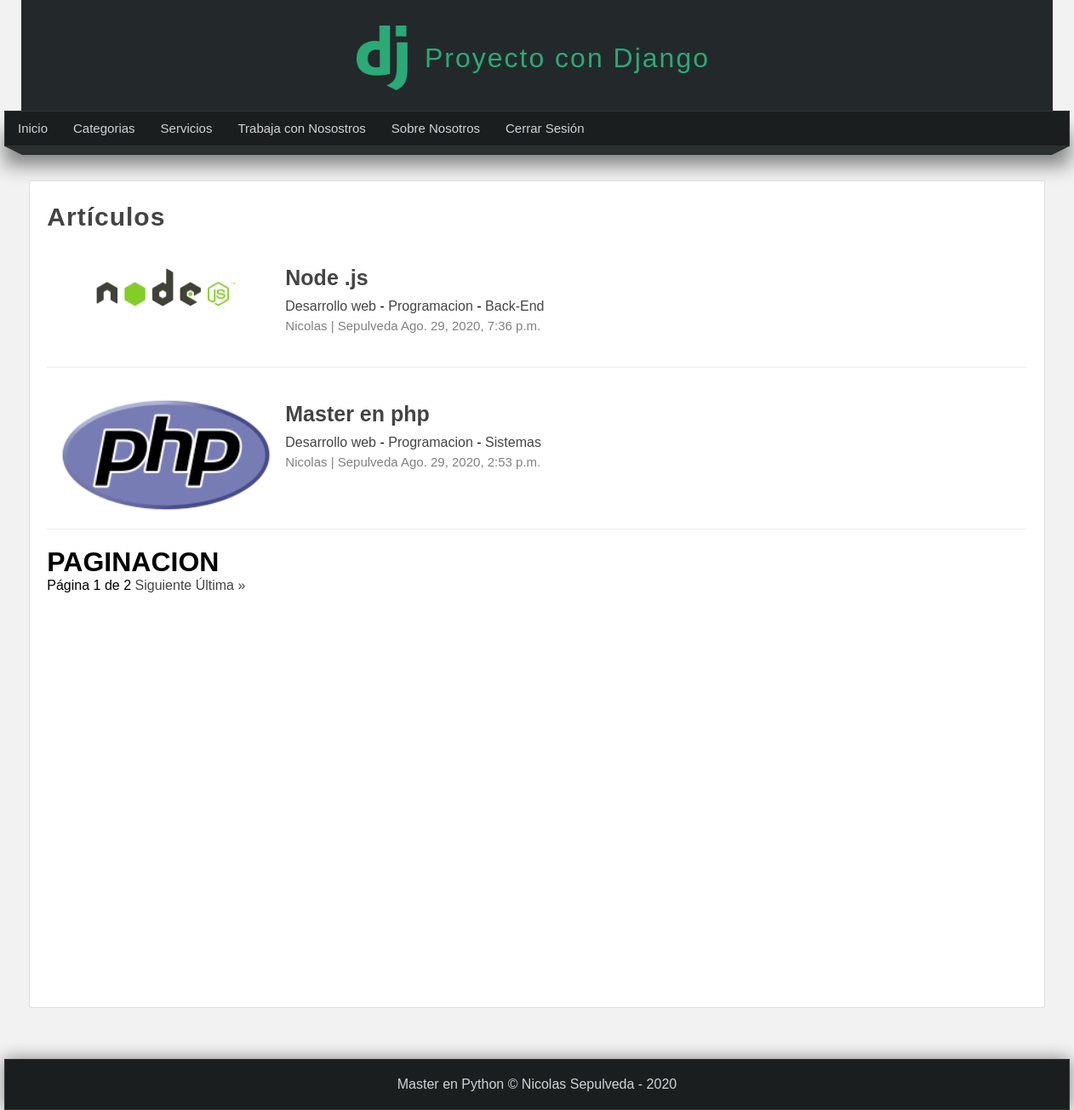
The app's page /articulos/ (signed in) with its own data.
### pages/models.py (models this page shows, shortened)
class Page(models.Model):
    title  = models.CharField(max_length=100, verbose_name="Titulo")
    content = RichTextField(verbose_name="Contenido")
    slug = models.CharField(unique=True,max_length=250, verbose_name="URL amigable")
    order = models.IntegerField(default=0,verbose_name="orden")
    visible = models.BooleanField(verbose_name="¿Visible?")
    created_at = models.DateTimeField(auto_now_add=True, verbose_name="Creado el")
    updated_at = models.DateTimeField(auto_now=True,verbose_name="Publicado el")
    class Meta:
        verbose_name = "Página"
        verbose_name_plural = "Páginas"

### blog/models.py (models this page shows, shortened)
class Article(models.Model):
    title = models.CharField(max_length=150, verbose_name="Titulo", default="")
    content = RichTextField(verbose_name="Contenido", null=True, blank=True)
    image = models.ImageField(default="null", verbose_name="Imagen",upload_to="articles")
    public = models.BooleanField(verbose_name="¿Publicado?", null=True, blank=True)
    user = models.ForeignKey(User, verbose_name="Usuario", editable=False,on_delete=models.CASCADE, null=True, blank=True)
    categories = models.ManyToManyField(Category,verbose_name="Categorias",  blank=True,related_name="articles")
    created_at = models.DateTimeField(auto_now_add=True, verbose_name="Creado el", null=True, blank=True)
    updated_at = models.DateTimeField(auto_now=True, verbose_name="Editado el", null=True, blank=True)
    class Meta:
        verbose_name = "Articulo"
        verbose_name_plural = "Articulos"
        ordering = ['-created_at']

class Category(models.Model):
    name = models.CharField(max_length=250, verbose_name="Nombre", default="")
    description = models.CharField(max_length=500, verbose_name="Descripcion", default="")
    created_at = models.DateTimeField(auto_now_add=True, verbose_name="Creado el", null=True, blank=True)
    class Meta:
        verbose_name = "Categoria"
        verbose_name_plural = "Categorias"
    def __str__(self):
        return self.name

### blog/views.py (the view)
# urls.py: path('articulos/',  views.list, name="list_articles"),
@login_required(login_url="login_page")
def list(request):
    articulos =  Article.objects.all()
    paginator = Paginator(articulos, 2)
    page = request.GET.get('page')
    page_articles = paginator.get_page(page)
    return render(request,'articles/list.html', {
        'title':'Artículos',
        'articulos':page_articles
})

### blog/context_processor.py (called while the page is built)
def get_categories(request):
    ids_categories_in_use = Article.objects.filter(public=True).values_list('categories', flat=True)
    categories = Category.objects.filter(id__in=ids_categories_in_use).values_list('id','name')
    return {
        'categories':categories,
        'ids':ids_categories_in_use
    }

### pages/context_processor.py (called while the page is built)
def get_pages(request):
    pages = Page.objects.filter(visible=True).order_by('order').values_list('id','title','slug')
    return {
        'pages':pages
    }

### blog/templates/articles/list.html (shortened to what this page needs)
{% extends 'layouts/layout.html' %}
{% block  content %}
    <h1 class="title">{{title}}</h1>
    {% include 'articles/articles.html' %}
    {% include 'articles/pagination.html' %}
{% endblock  %}

### mainapp/templates/layouts/layout.html (shortened to what this page needs)
{% load static %}
<!DOCTYPE html>
<html lang="es">
<head>
    <link rel="stylesheet" type="text/css" href="{% static 'css/styles.css' %}">
</head>
<body>
    <header>
        <div id="logotipo">
            <img src="{% static 'images/logo.png' %}">
            <h1>Proyecto con Django</h1>
        </div>
    </header>
    <nav>
        <ul>
            <li>
                <a href="{% url 'index' %}">Inicio</a>
            </li>
            {% if user.email %}
                 <li>
                    <a href="{% url 'list_articles' %}">Categorias</a>
                </li>
                {% for page in pages %}
                    <li>
                    <a href="{% url 'page' page.2 %}">{{page.1}}</a>
                    </li>
                {% endfor %}
                <li>
                    <a href="{% url 'logout_user' %}">Cerrar Sesión</a>
                </li>
            {% endif %}
        </ul>
    </nav>
    <div class="barra">
        <span class="esquina-izquierda"></span>
        <span class="relleno-barra"></span>
        <span class="esquina-derecha"></span>
    </div>
    <div id="content">
        <div class="box">
            {% block content %}{% endblock %}
        </div>
    </div>
    <footer>
        Master en Python &copy; Nicolas Sepulveda - {% now "Y " %}
    </footer>
</body>
</html>

### blog/templates/articles/articles.html (shortened to what this page needs)
   {% for articulo in articulos %}
    <article class="article-item">
        {% if articulo.image != 'null' and articulo.image.url|length >= 1  %}
            <div class="image">
                <img src="{{articulo.image.url}}" />
            </div>
        {% else %}
          <div class="image">
                <img src="https://josefacchin.com/wp-content/uploads/2018/09/http-not-found-error-404.png" />
            </div>
        {% endif %}
        <div class="data">
            <h2>
                <a href="{% url 'article' articulo.id %}">
                    {{articulo.title}}
                </a>
            </h2>
            <p>
                {% for category in articulo.categories.all  %}
                    <a href="{% url 'category' category.id %}"> {{category}}</a>
                    {% if forloop.counter < articulo.categories.all|length %}
                    {{'-'}}
                    {% endif %}
                {% endfor %}
            </p>
            <span class="date">
                {{articulo.user.first_name}} | {{articulo.user.last_name}}
                {{articulo.created_at}}
            </span>
        </div>
     </article>
    {% empty %}
    <p>No hay articulos para mostrar</p>
    {% endfor %}

### blog/templates/articles/pagination.html (shortened to what this page needs)
<div class="pagination">
    <h1>PAGINACION</h1>
    <span class="actual">
        Página {{articulos.number}} de {{articulos.paginator.num_pages}}
    </span>
     {% if articulos.has_next  %}
        <a href="?page={{articulos.next_page_number}}" >Siguiente</a>
        <a href="?page={{articulos.paginator.num_pages}}" > Última &raquo;</a>
    {% endif %}
</div>

### mainapp/static/css/styles.css (style rules this page uses)
* { margin: 0px; padding: 0px; font-family: sans-serif, Arial, Helvetica; text-decoration: none; }
.box p, .box h2, .box h3 { margin-top: 5px; margin-bottom: 5px; }
body { background-color: #f2f2f2; }
header { width: 1212px; height: 130px; background-color: #23282B; margin: 0px auto; }
#logotipo { width: 35%; height: 140px; margin: 0 auto; padding-top: 10px; }
#logotipo h1 { display: block; letter-spacing: 2px; font-weight: lighter; color: #2ba977; float: left; margin-top: 40px; margin-left: 20px; }
#logotipo img { display: block; width: 60px; float: left; margin-top: 20px; }
nav { width: 1250px; height: 40px; margin: 0 auto; background-color: #1b1e1f; border: 1px solid #333333; box-shadow: 0px 22px 22px gray; font-size: 15px; }
nav>ul { list-style: none; text-decoration: none; }
nav>ul>li { line-height: 40px; float: left; }
nav>ul>li>a { display: block; padding-left: 15px; padding-right: 15px; color: #d1d4d6; }
.barra { width: 1250px; margin: 0 auto; }
.esquina-izquierda { display: block; border-left: 20px solid transparent; border-top: 10px solid #2b2f30; float: left; }
.esquina-derecha { display: block; border-right: 20px solid transparent; border-top: 10px solid #2b2f30; float: right; }
.relleno-barra { display: block; width: 1210px; background-color: #2b2f30; height: 10px; float: left; }
#content { width: 1212px; min-height: 930px; margin: 0 auto; margin-bottom: 60px; margin-top: 40px; }
.box { background: white; width: 95%; min-height: 930px; padding: 20px; border: 1px solid #ddd; border-radius: 2px; margin: 0 auto; }
.box a { color: #444; transition: all 300ms; }
.title { color: #444; letter-spacing: 1px; font-size: 30px; margin-bottom: 10px; margin-top: 5px; margin-bottom: 10px; }
.article-item { margin-bottom: 20px; margin-top: 20px; padding: 15px; border-bottom: 1px solid #eee; clear: both; }
.article-item .image { width: 250px; float: left; overflow: hidden; }
.article-item .image img { width: 100%; height: 100%; }
.article-item .data { float: left; padding: 15px; padding-top: 0px; }
.data { text-align: justify; }
.article-item h2 { display: block; font-size: 25px; color: #333; margin-bottom: 10px; }
.date { display: block; font-size: 15px; color: gray; margin-bottom: 15px; }
.article-item span.date { display: block; font-size: 15px; color: gray; margin-bottom: 10px; }
footer { width: 1250px; background-color: #1b1e1f; border: 1px solid #333; color: #d1d4d6; text-align: center; margin: 0 auto; padding-top: 20px; padding-bottom: 20px; box-shadow: 0px 0px 20px gray; }

### records on screen
Page: title "Servicios"
Page: title "Trabaja con Nosostros"
Page: title "Sobre Nosotros"
Article: image (picture), title "Node .js", user.first_name "Nicolas", user.last_name "Sepulveda", created_at "Ago. 29, 2020, 7:36 p.m."
Category: name "Desarrollo web", value "-"
Category: name "Programacion", value "-"
Category: name "Back-End"
Article: image (picture), title "Master en php", user.first_name "Nicolas", user.last_name "Sepulveda", created_at "Ago. 29, 2020, 2:53 p.m."
Category: name "Sistemas"

### other values on screen
{{ title }} "Artículos"
{{ articulos.number }} "1"
{{ articulos.paginator.num_pages }} "2"
